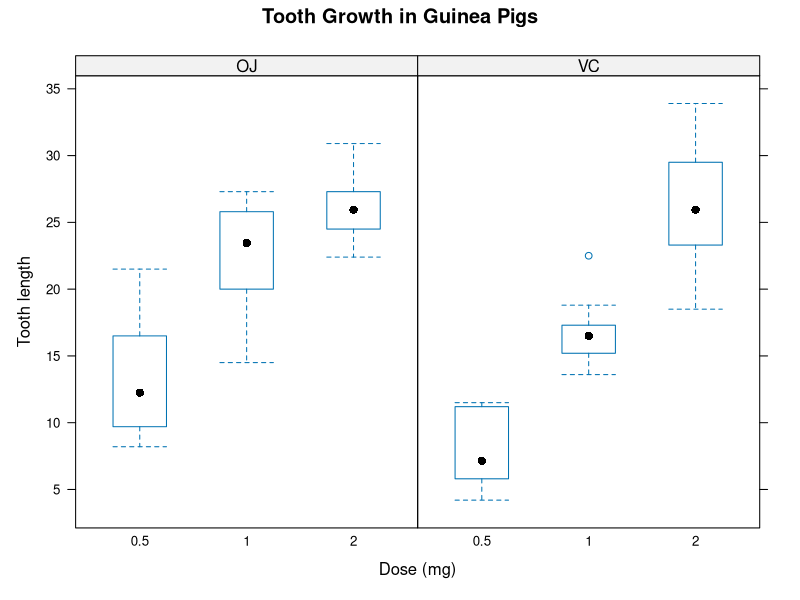

R code for this plot: (Note: this script raises an error after producing the figure.)
## ---- chunk 1
library(datasets)
data(ToothGrowth)
## ---- chunk 2
head(ToothGrowth)
## ---- chunk 3
summary(ToothGrowth)
## ---- chunk 4
library(lattice)
bwplot(len ~ as.factor(dose) | supp, data = ToothGrowth, 
       main = 'Tooth Growth in Guinea Pigs', xlab = 'Dose (mg)', ylab = 'Tooth length')
## ---- chunk 5
library(plyr)
ddply(ToothGrowth, .(supp, dose), summarize, means = mean(len), sd = round(sd(len),2))
## ---- chunk 6
t.test(len ~ supp, data = ToothGrowth, paired = FALSE, var.equal = TRUE)
## ---- chunk 7
# Subset the data by dose
subset_051 <- subset(ToothGrowth, dose %in% c(0.5, 1))
subset_052 <- subset(ToothGrowth, dose %in% c(0.5, 2))
subset_12  <- subset(ToothGrowth, dose %in% c(1,2))

# Compute the p-values
pval_051 <- t.test(len ~ dose, data=subset_051, var.equal = TRUE)$p.value
pval_052 <- t.test(len ~ dose, data=subset_052, var.equal = TRUE)$p.value
pval_12  <- t.test(len ~ dose, data=subset_12,  var.equal = TRUE)$p.value

# Compute the 95% confidence intervals for the differences in the means
int_051 <- round(t.test(len ~ dose, data=subset_051, var.equal = TRUE)$conf.int, 2)
int_052 <- round(t.test(len ~ dose, data=subset_052, var.equal = TRUE)$conf.int, 2)
int_12  <- round(t.test(len ~ dose, data=subset_12,  var.equal = TRUE)$conf.int, 2)
## ---- chunk 8
pval <- c(pval_051, pval_052, pval_12)
intervals <- c(paste0('[',int_051[1], ',', int_051[2],']'), paste0('[',int_052[1], ',', int_052[2],']'), paste0('[',int_12[1], ',', int_12[2],']'))
subsets <- c('(0.5, 2)', '(0.5, 1)', '(1, 2)')

df <- data.frame(as.character(subsets), intervals, as.numeric(pval))
names(df) <- c('compared doses(mg)', '95% CI', 'p values')
df
